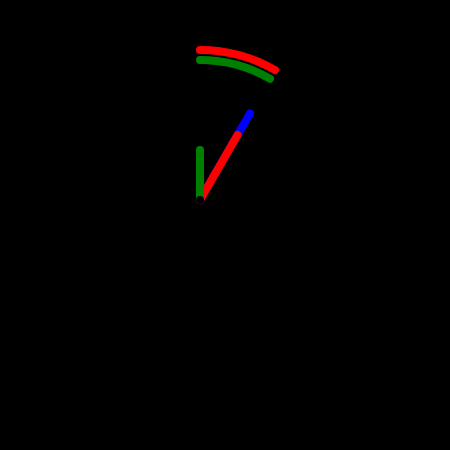
Frame 1 (no input)
Frame 60 (no input): identical to frame 1, image omitted
Frame 120 (the mouse pressed at the canvas centre since frame 60): identical to frame 1, image omitted

The p5.js sketch that drew this single still picture (run headless with seeded random() and noise() and a simulated clock; from frame 60 on, the mouse is pressed at the canvas centre):

// p5.js sketch
// ── sketch.js
function setup() {
  createCanvas(450,450);
  angleMode(DEGREES);
}

function draw() {
  background(0);  
  fill(255);
  textSize(24);
  text("Dhruv's Clock!, 150, 400");

  translate(200,200);
  rotate(-90);
  
  var hr=hour();
  var mn=minute();
  var sc=hour();

  strokeWeight(8);
  stroke("red");
  noFill();
  var end=map(sc,0,60,0,360);
  arc(0,0,300,300,0,end);
  
  stroke("green");
  var end2=map(sc,0,60,0,360);
  arc(0,0,280,280,0,end2);

  stroke("blue");
  var end3=map(mn,0,60,0,360);
  arc(0,0,260,260,0,end3);
  push();
  rotate(end);
  stroke("blue");
  line(0,0,100,0);
  pop();
  
  
  push();
  rotate(end2);
  stroke("red");
  line(0,0,75,0);
  pop();
  
  push();
  rotate(end3);
  stroke("green");
  line(0,0,50,0);
  pop();
  
  stroke("Black");
  point (0,0);
}
